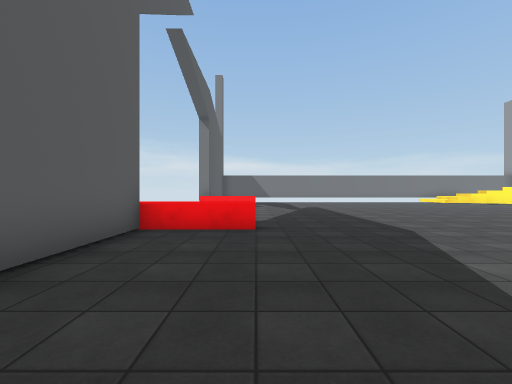
View 1 (above)

16 first-person views from a walk through a scene from a Unity 3-D project. The camera is 1.4 m above the floor, looks level and sees 90° across. The floor is counted in squares, 2 m on a side. Each view is taken from the middle of a square. On the plan, view 1 faces up. The plan holds only what a view shows up to about 9 squares ahead; the rest is blank. The player is left out. Some surface patterns are stand-ins.

View 2
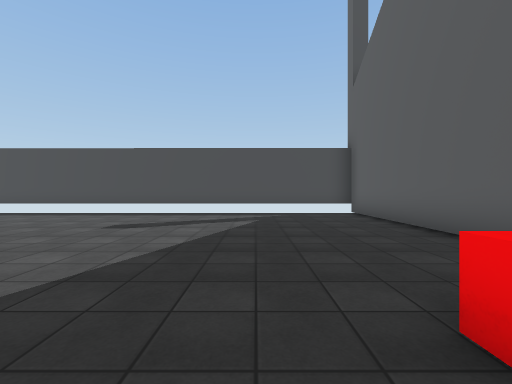

View 3
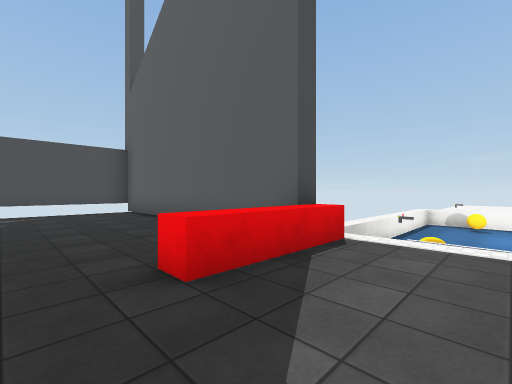

View 4
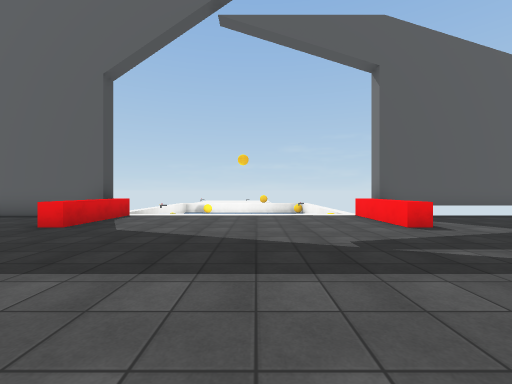

View 5
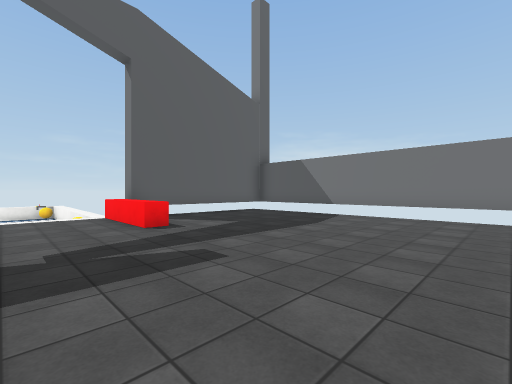

View 6
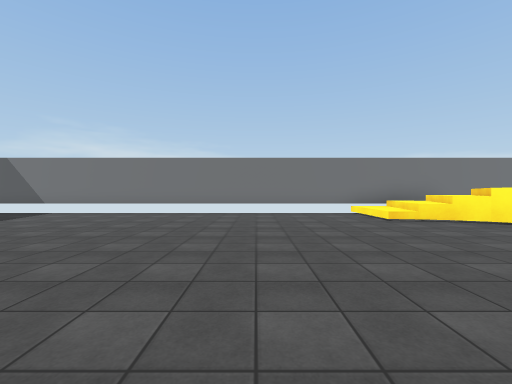

View 7
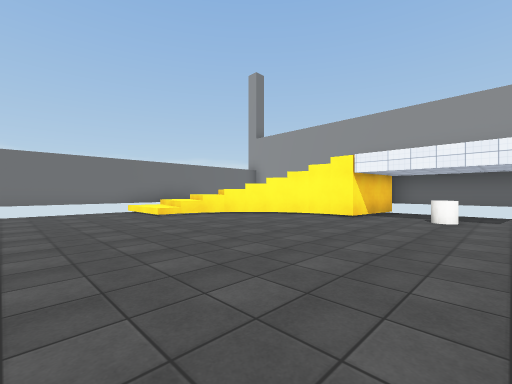

View 8
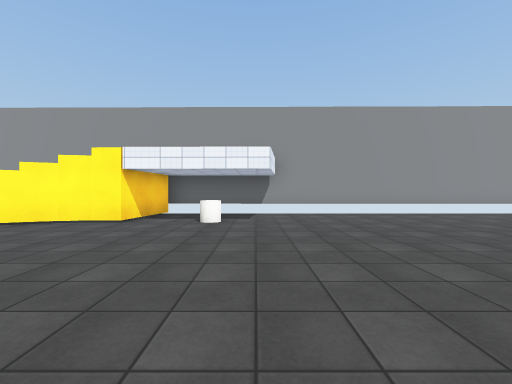

View 9
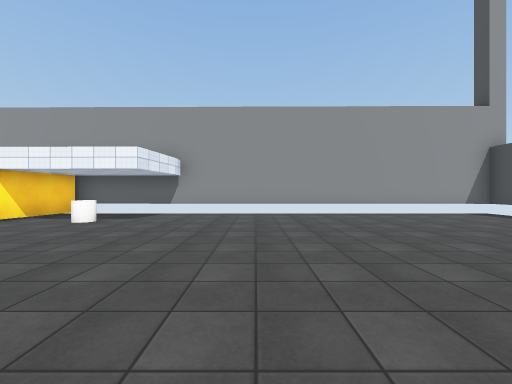

View 10
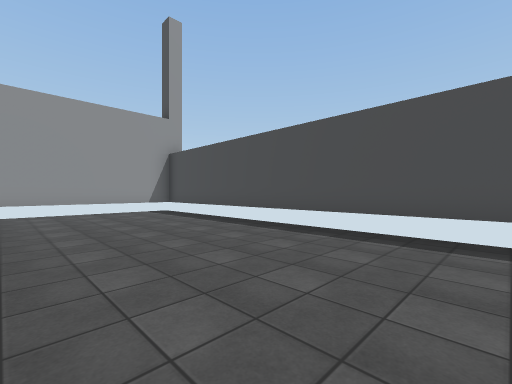

View 11
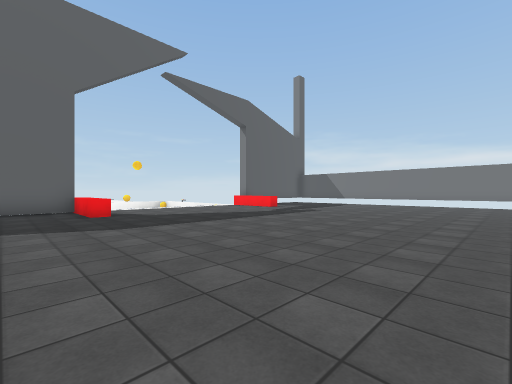

View 12
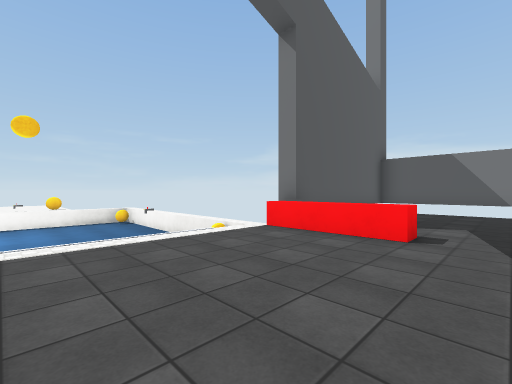

View 13
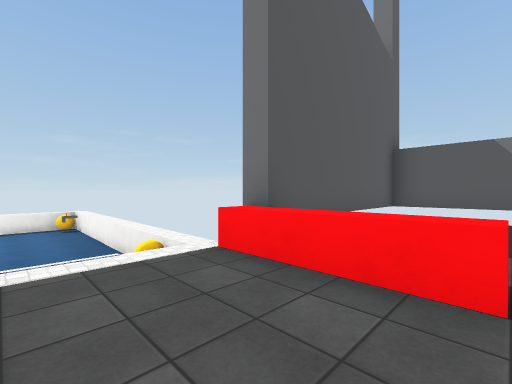

View 14
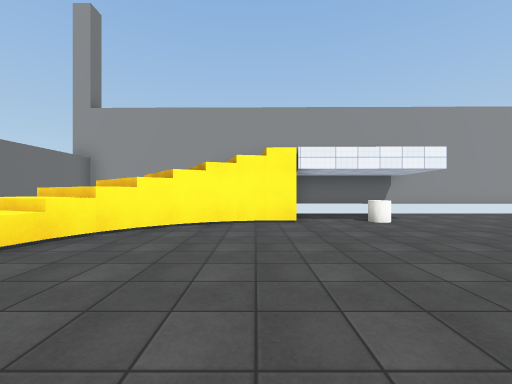

View 15
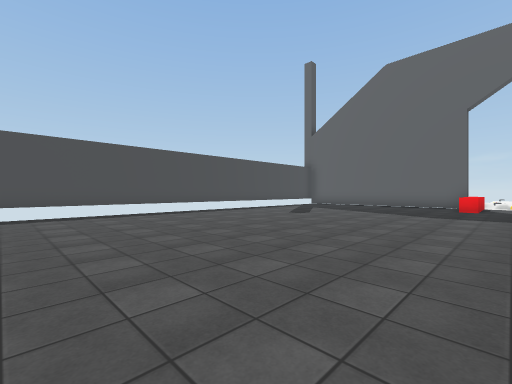

View 16
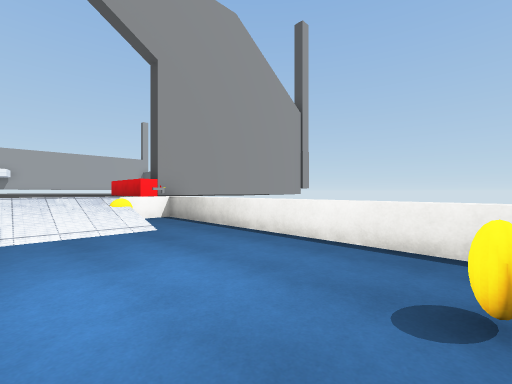

### Floor plan
Key: @ floor where view 1 was taken; # wall or solid block; . main floor; : floor 0.75 m higher than the main floor; - floor 1 m lower than the main floor; + floor 1.25 m higher than the main floor; _ floor 1.25 m lower than the main floor; / step, stairs or slope; = window, fence, low wall or low ledge; ^ raised ledge; v drop or lower ground; C cylinder; O other object.
Columns run from 11 left of view 1 to 18 right of it. Each row starts with its distance up from view 1.
 18          #####################
 17         #.............//:v   #
 16         #............./////  #
 15         #............./=+/// #
 14         #................///v#
 13         ##................/ v#
 12         v^^^............../ /#
 11  ____O  #.................///#
 10 ._____  .....................#
  9 .____   ..................C..#
  8 ._____//.....................#
  7 ._____//.....................#
  6 ._____-=/....................#
  5  _______/^^^.................#
  4  ####   ##...................#
  3         #....................#
  2         #....................#
  1         #....................#
  0         #..@.................#
 -1         #....................#
 -2         #....................#
 -3         ######################

Positions as (right, up) in squares from view 1, and headings:
1: (0, 0), facing up
2: (1, 6), facing down
3: (1, 7), facing down-left
4: (5, 9), facing left
5: (5, 10), facing up-left
6: (8, 9), facing up
7: (8, 8), facing up-right
8: (9, 8), facing right
9: (9, 5), facing right
10: (8, 2), facing down-right
11: (8, 3), facing up-left
12: (1, 8), facing up-left
13: (0, 10), facing up-left
14: (9, 12), facing right
15: (11, 6), facing down-left
16: (-10, 8), facing down-right
